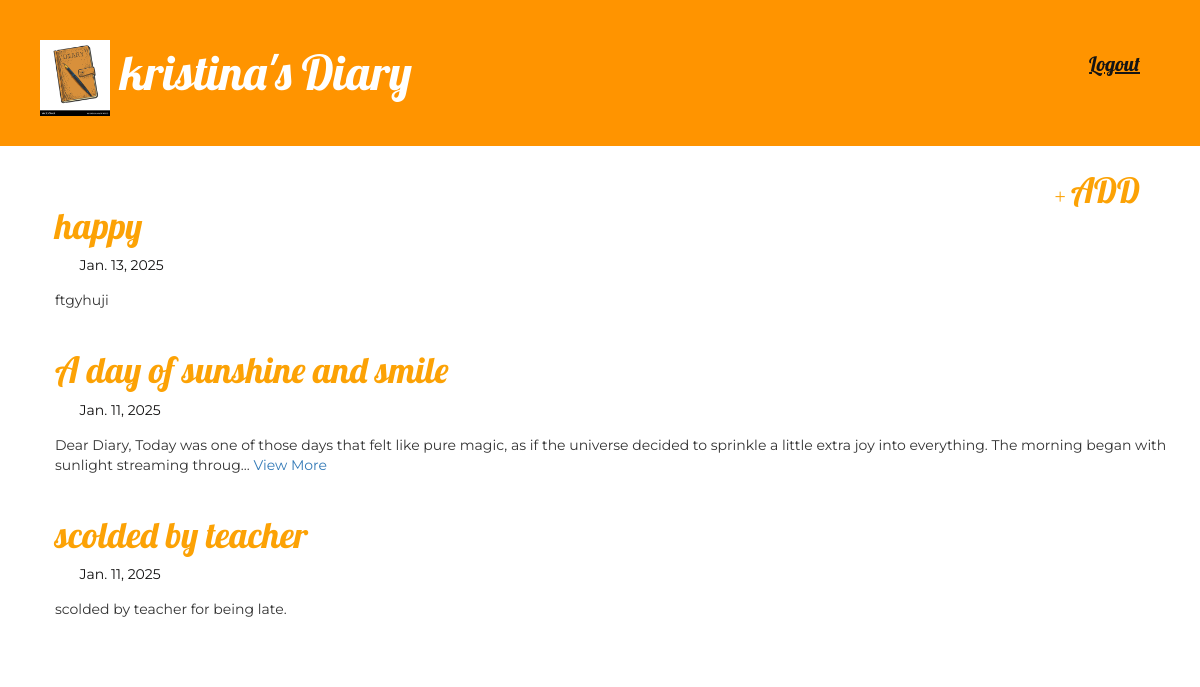
Screenshot of / (signed in) with the database file from the repository.
### diary_app/models.py (models this page shows, shortened)
class Post(models.Model):
    WEATHER_CHOICES = (
        ('Sunny', 'Sunny'),
        ('Windy', 'Windy'),
        ('Rainy', 'Rainy'),
        ('Snowy', 'Snowy'),
        ('Foggy', 'Foggy'),
        ('Cloudy', 'Cloudy'),
        ('Stormy', 'Stormy'),
    )
    MOOD_CHOICES = (
        ('HAPPY', 'Happy'),
        ('SAD', 'Sad'),
        ('EXCITED', 'Excited'),
        ('FURIOUS', 'Furious'),
        ('DEPRESSED', 'Depressed'),
        ('EXHAUSTED', 'Exhausted'),
        ('FRIGHTENED', 'Frightened'),
        ('RELAXED', 'Relaxed'),
        ('SURPRISED', 'Surprised'),
        ('ANGRY', 'Angry'),
        ('NERVOUS', 'Nervous'),
        ('LONELY', 'Lonely'),
        ('JEALOUS', 'Jealous'),
        ('SHY', 'Shy'),
        ('UPSET', 'Upset'),
        ('DISGUSTED', 'Disgusted'),
    )
    date = models.DateField(default=date.today)
    weather = models.CharField(max_length=20, choices=WEATHER_CHOICES, default='Sunny')
    mood = MultiSelectField(choices=MOOD_CHOICES)
    author = models.ForeignKey('auth.User', on_delete=models.CASCADE)
    title = models.CharField(max_length=200)
    text = models.TextField()
    class Meta:
        ordering = ['-date']

### diary_app/views.py (the view)
# urls.py: path('', views.post_list, name='post-list'),
@login_required(login_url="login")
def post_list(request):
    posts = Post.objects.filter(author=request.user).order_by('-date')
    if not posts:
        messages.warning(request, "You haven't posted anything yet.")
    return render(request, 'post_list.html', {'posts': posts})

### templates/post_list.html (shortened to what this page needs)
{% extends 'base.html' %}
{% block content %}
{% for post in posts %}
<div class="post_list">
    <h1><a href="{% url 'post-detail' pk=post.pk %}">{{ post.title }}</a></h1>
    <div class="date"><span class="glyphicon glyphicon-calendar"></span> {{ post.date }}</div>
    <p>
        {% if post.text|length > 200 %}
            {{ post.text|slice:":200" }}...
            <a href="{% url 'post-detail' pk=post.pk %}">View More</a>
        {% else %}
            {{ post.text|linebreaksbr }}
        {% endif %}
    </p>
</div>
{% endfor %}
{% endblock %}

### templates/base.html (shortened to what this page needs)
{% load static %}
<!DOCTYPE html>
<html lang="en">
  <head>
    <link rel="stylesheet" href="{% static 'css/bootstrap.min.css' %}" rel="stylesheet">
    <link rel="stylesheet" href="{% static 'css/diary.css' %}" rel="stylesheet">
  </head>
  <body>
    <div class="page_header">
        {% if user.is_authenticated %}
          <h1>
            <a href="/">
              <img src="{% static 'img/diary.jpg' %}" alt="Personal Diary" width="70px" />
            </a>
            <a href="{% url 'post-list' %}">{{ request.user.first_name }}'s Diary</a></h1>
          <form action="{% url 'logout' %}" method="post" class="top_menu">
            <button type="submit" class="link">
              <span class="material-symbols-outlined lg-icons">Logout </span>
            </button>
          </form>
        {% else %}
          <h1><a href="/">Welcome!</a></h1>
          <a href="{% url 'login' %}" class="top_menu btn btn-primary">Login</a>
          <a href="{% url 'signup' %}" class="top_menu btn btn-success">Sign Up</a>
        {% endif %}
    </div>
    {% if user.is_authenticated %}
      <a href="{% url 'post-new' %}" class="new"><span class="glyphicon glyphicon-plus"></span>ADD</a>
    {% endif %}
    <div class="container">
        {% block content %}
        {% endblock %}
    </div>
  </body>
</html>

### static/css/diary.css (style rules this page uses)
h1 { color: #000000; }
.page_header { background-color: #ff9400; margin-top: 0; padding: 20px 20px 20px 40px; }
.page_header h1, .page_header h1 a, .page_header h1 a:visited, .page_header h1 a:active { color: #ffffff; font-size: 36pt; text-decoration: none; display: inline-block; }
h1, h2, h3, h4 { font-family: 'Lobster', cursive; }
.container { margin-top: 30px; margin-left: 40px; }
.date, .weather, .mood { font-family: 'Montserrat', sans-serif; color: #131212; }
.top_menu, .top_menu:hover, .top_menu:visited { font-family: 'Lobster', cursive; color: #ffffff; float: right; font-size: 15pt; margin-right: 20px; margin-top: 10px; padding: 20px; }
.post_list { margin-top: 30px; margin-bottom: 40px; }
.post_list div { margin-bottom:15px; margin-left: 10px; }
.post_list h1 a, .post_list h1 a:hover, .post_list h1 a:visited { color: #FCA205; }
p { font-family: 'Montserrat', sans-serif; }
.new, .new:hover, .new:visited, .new:active { font-family: 'Lobster', cursive; color: #FCA205; float: right; font-size: 26pt; margin-right: 40px; padding: 20px; }
.new span { color: #FCA205; font-size: 20px; padding-bottom: 10px; padding-right: 5px; }
.link { background: none; border: none; color: #141414; text-decoration: underline; cursor: pointer; padding: 0; font-family: inherit; font-size: inherit; }

### rows the page displays
Post: title "happy", date "Jan. 13, 2025", text "ftgyhuji"
Post: title "A day of sunshine and smile", date "Jan. 11, 2025", text "Dear Diary, Today was one of those days that felt like pure magic, as if the universe decided to sprinkle a little extra joy into everything. The morning began with sunlight streaming throug"
Post: title "scolded by teacher", date "Jan. 11, 2025", text "scolded by teacher for being late."

### other values shown
{{ request.user.first_name }} "kristina"
